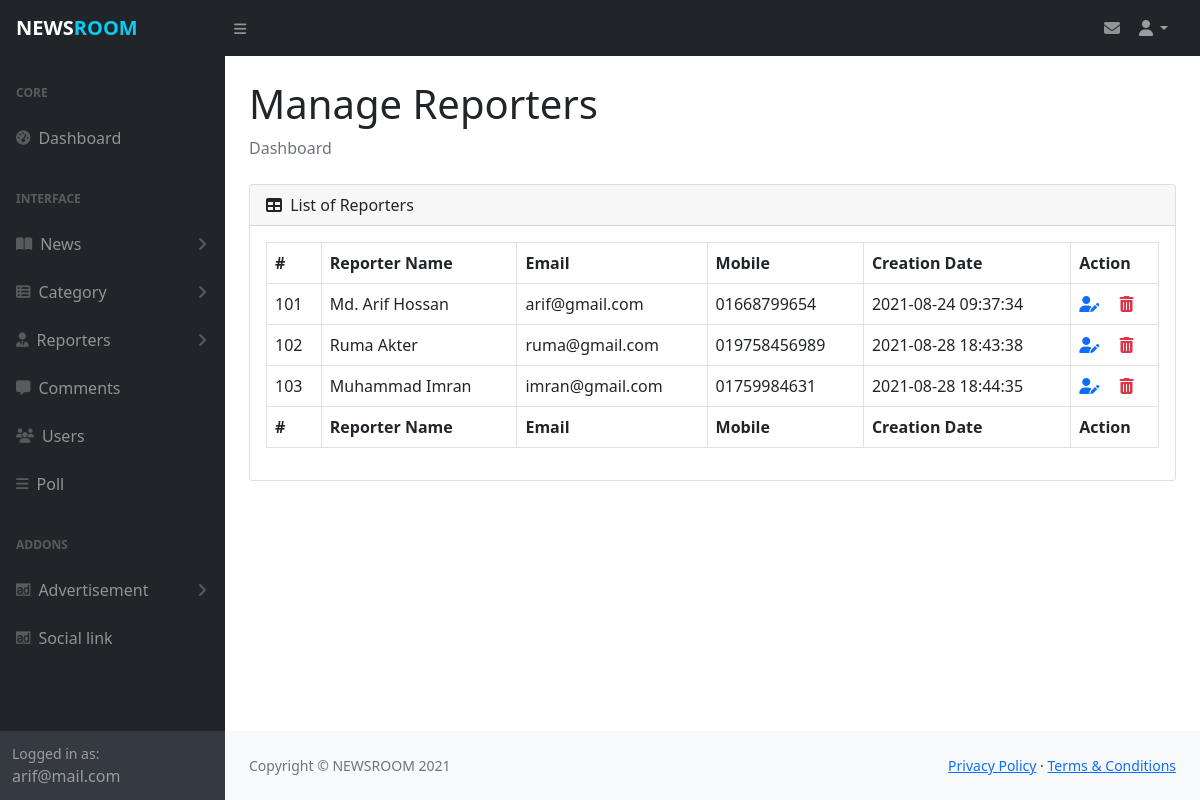
The app's page /admin/manage_reporters.php (signed in), older data.
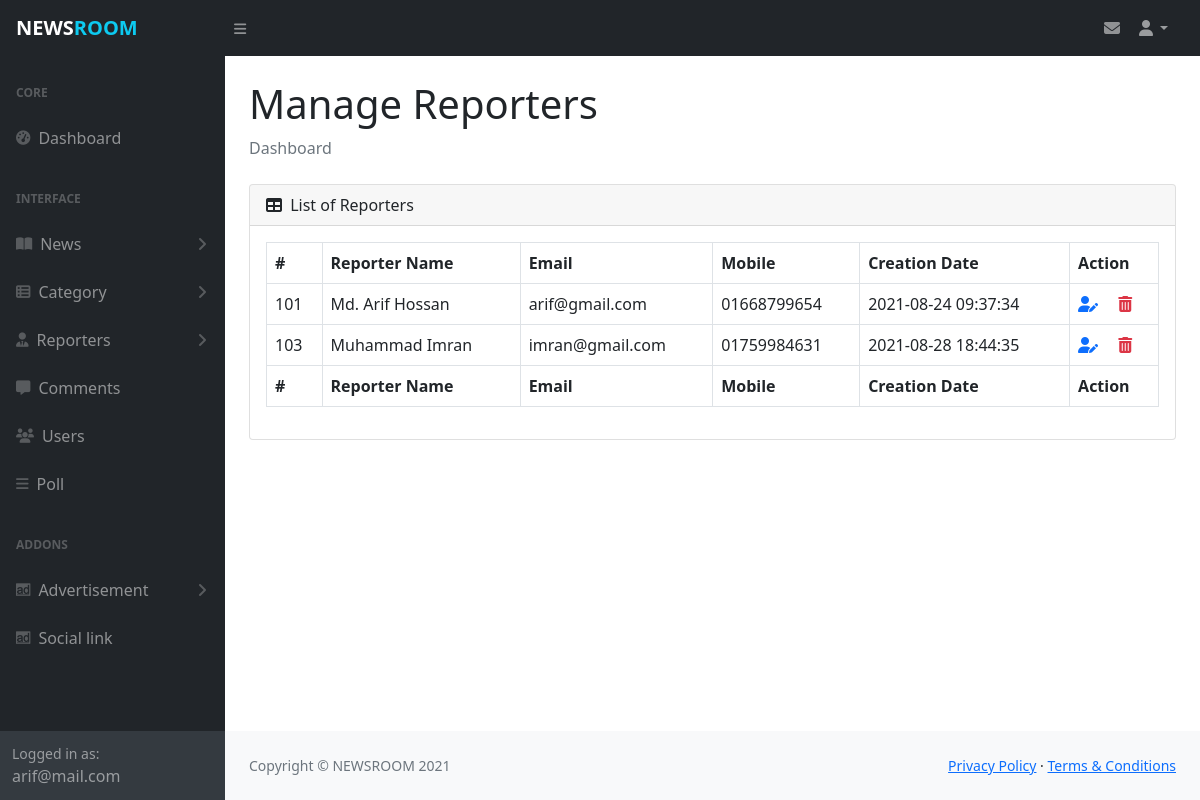
The same page, newer data.
### tables this page shows
CREATE TABLE `myreporter` (
  `id` int(11) NOT NULL,
  `reporter_name` varchar(30) NOT NULL,
  `reporter_mail` varchar(30) NOT NULL,
  `reporter_mobile` varchar(14) NOT NULL,
  `reporter_img` varchar(100) NOT NULL,
  `created_date` timestamp NOT NULL DEFAULT current_timestamp()
);

### admin/manage_reporters.php (the view, shortened to what this page needs)
<?php include_once('includes/header.php');?>
<?php
    $sql="SELECT * FROM myreporter";
    $result=$db_config->query($sql);
?>
                <main>
                    <div class="container-fluid px-4">
                        <h1 class="mt-4">Manage Reporters</h1>
                        <ol class="breadcrumb mb-4">
                            <li class="breadcrumb-item active">Dashboard</li>
                        </ol>
                        <div class="card mb-4">
                            <div class="card-header">
                                <i class="fas fa-table me-1"></i>
                                List of Reporters
                            </div>
                            <div class="card-body table-responsive">
                                <table id="datatablesSimple" class="table table-bordered">
                                    <thead>
                                        <tr>
                                            <th>#</th>
                                            <th>Reporter Name</th>
                                            <th>Email</th>
                                            <th>Mobile</th>
                                            <th>Creation Date</th>
                                            <th>Action</th>
                                        </tr>
                                    </thead>
                                    <tfoot>
                                        <tr>
                                            <th>#</th>
                                            <th>Reporter Name</th>
                                            <th>Email</th>
                                            <th>Mobile</th>
                                            <th>Creation Date</th>
                                            <th>Action</th>
                                        </tr>
                                    </tfoot>
                                    <tbody>
                                        <?php while ($data=$result->fetch_assoc()) { ?>
                                        <tr>
                                            <td><?php if (!empty($data['id'])) echo $data['id']; ?></td>
                                            <td><?php if (!empty($data['reporter_name'])) echo $data['reporter_name']; ?></td>
                                            <td><?php if (!empty($data['reporter_mail'])) echo $data['reporter_mail']; ?></td>
                                            <td><?php if (!empty($data['reporter_mobile'])) echo $data['reporter_mobile']; ?></td>
                                            <td><?php if (!empty($data['created_date'])) echo $data['created_date']; ?></td>
                                            <td>
                                                <a href="update_reporter.php?rid=<?php echo $data['id']?>" class="me-3"><i class="fas fa-user-edit"></i></a>
                                                <a href="includes/process.php?action=r_del&img=<?php echo $data['reporter_img']?>&id=<?php echo $data['id']?>" class="text-danger" onclick='return confirm("Are you sure about delete?")'>
                                                    <i class='fas fa-trash-alt'></i>
                                                </a>
                                            </td>
                                        </tr>
                                        <?php } ?>
                                    </tbody>
                                </table>
                            </div>
                        </div>
                    </div>
                </main>
<?php include_once('includes/footer.php');?>

Row changes from the older to the newer data that the page shows:
removed myreporter: id "102", reporter_name "Ruma Akter", reporter_mail "ruma@gmail.com", reporter_mobile "019758456989", created_date "2021-08-28 18:43:38"
